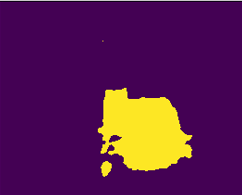
#> input picture im_to_fix.png, 242 x 195 px
$ python detect_wrong_areas.py
#> lines starting #> are read from the running program, lines starting #| are printed output that depends on the picture
#Image segmentation from video using OpenCV and K-means clustering
import numpy as np
import cv2
import matplotlib.pyplot as plt
original_image = cv2.imread("im_to_fix.png")
#> original_image is the input picture: shape (195, 242, 3); mean B, G, R 78.8, 28.7, 89.8
# Converting from BGR Colours Space to HSV
img=cv2.cvtColor(original_image,cv2.COLOR_BGR2RGB)
vectorized = img.reshape((-1,3))
# convert to np.float32
vectorized = np.float32(vectorized)
# Here we are applying k-means clustering so that the pixels around a colour are consistent and gave same BGR/HSV values
# define criteria, number of clusters(K) and apply kmeans()
criteria = (cv2.TERM_CRITERIA_EPS + cv2.TERM_CRITERIA_MAX_ITER, 10, 1.0)
# We are going to cluster with k = 2, because the image will have just two colours ,a white background and the colour of the patch
K = 4
attempts=10
ret,label,center=cv2.kmeans(vectorized,K,None,criteria,attempts,cv2.KMEANS_PP_CENTERS)
#> ret = 2577448.4; center = [[67.71, 1.04, 83.72], [252.7, 231.3, 35.95], [201, 200, 201], [154.2, 109.6, 61.48]]
# Now convert back into uint8
#now we have to access the labels to regenerate the clustered image
center = np.uint8(center)
#> center = [[67, 1, 83], [252, 231, 35], [200, 199, 200], [154, 109, 61]]
res = center[label.flatten()]
res2 = res.reshape((img.shape))
#res2 is the result of the frame which has undergone k-means clustering
figure_size = 15
plt.figure(figsize=(figure_size,figure_size))
plt.subplot(1,2,1),plt.imshow(img)
plt.title('Original'), plt.xticks([]), plt.yticks([])
plt.subplot(1,2,2),plt.imshow(res2)
plt.title('K = %i' % K), plt.xticks([]), plt.yticks([])
plt.show()
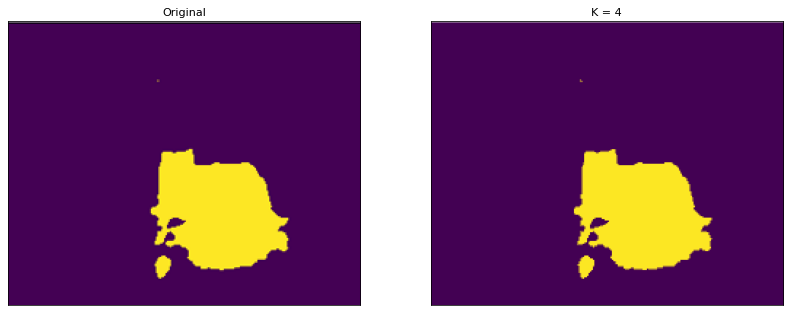
#> figure drawn by matplotlib, 2 panels

#canny edge detection
edges = cv2.Canny(img,100,200)
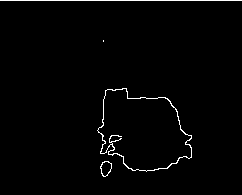
#> edges: shape (195, 242); 1.5% white in thin lines or dots
plt.figure(figsize=(figure_size,figure_size))
plt.subplot(1,2,1),plt.imshow(img)
plt.title('Original Image'), plt.xticks([]), plt.yticks([])
plt.subplot(1,2,2),plt.imshow(edges,cmap = 'gray')
plt.title('Edge Image'), plt.xticks([]), plt.yticks([])

plt.show()
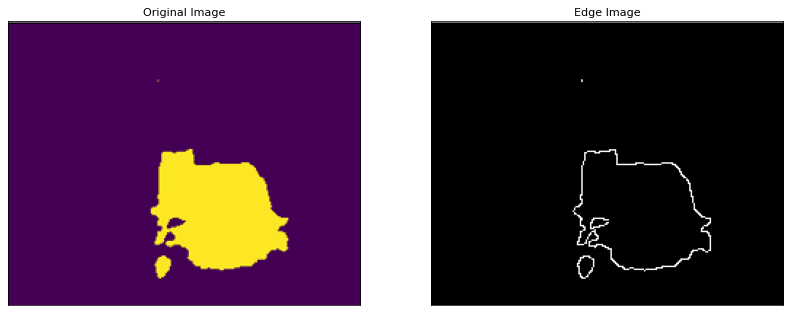
#> figure drawn by matplotlib, 2 panels
